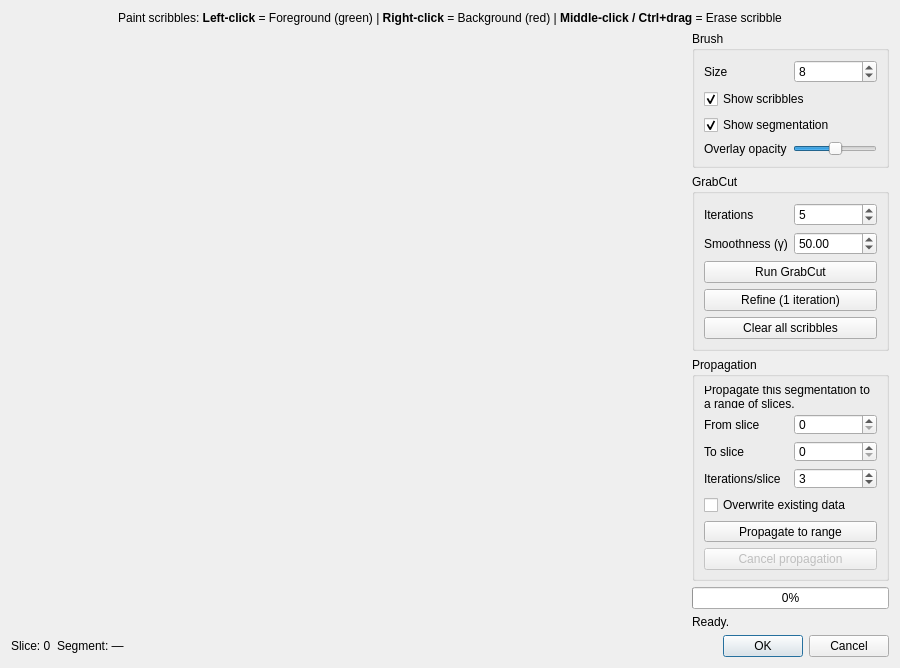
<?xml version="1.0" encoding="UTF-8"?>
<ui version="4.0">
 <class>GrabCutDialog</class>
 <widget class="QDialog" name="GrabCutDialog">
  <property name="geometry">
   <rect>
    <x>0</x>
    <y>0</y>
    <width>900</width>
    <height>640</height>
   </rect>
  </property>
  <property name="windowTitle">
   <string>GrabCut Auto-Segmentation</string>
  </property>
  <property name="modal">
   <bool>true</bool>
  </property>
  <layout class="QVBoxLayout" name="mainLayout">
   <!-- ── Instruction bar ── -->
   <item>
    <widget class="QLabel" name="InstructionLabel">
     <property name="text">
      <string>Paint scribbles: &lt;b&gt;Left-click&lt;/b&gt; = Foreground (green)  |  &lt;b&gt;Right-click&lt;/b&gt; = Background (red)  |  &lt;b&gt;Middle-click / Ctrl+drag&lt;/b&gt; = Erase scribble</string>
     </property>
     <property name="alignment">
      <set>Qt::AlignCenter</set>
     </property>
    </widget>
   </item>
   <!-- ── Main area: canvas + right-hand controls ── -->
   <item>
    <layout class="QHBoxLayout" name="midLayout">
     <!-- Canvas (custom widget, fills available space) -->
     <item>
      <widget class="GrabCutCanvas" name="Canvas" native="true">
       <property name="sizePolicy">
        <sizepolicy hsizetype="Expanding" vsizetype="Expanding">
         <horstretch>1</horstretch>
         <verstretch>0</verstretch>
        </sizepolicy>
       </property>
       <property name="minimumSize">
        <size>
         <width>400</width>
         <height>400</height>
        </size>
       </property>
      </widget>
     </item>
     <!-- Right-hand control panel -->
     <item>
      <layout class="QVBoxLayout" name="controlLayout">
       <!-- Brush size -->
       <item>
        <widget class="QGroupBox" name="BrushGroup">
         <property name="title">
          <string>Brush</string>
         </property>
         <layout class="QVBoxLayout">
          <item>
           <layout class="QHBoxLayout">
            <item>
             <widget class="QLabel" name="BrushSizeLabel">
              <property name="text"><string>Size</string></property>
             </widget>
            </item>
            <item>
             <widget class="QSpinBox" name="BrushSizeSpinBox">
              <property name="minimum"><number>1</number></property>
              <property name="maximum"><number>50</number></property>
              <property name="value"><number>8</number></property>
             </widget>
            </item>
           </layout>
          </item>
          <item>
           <widget class="QCheckBox" name="ShowScribblesCheckBox">
            <property name="text"><string>Show scribbles</string></property>
            <property name="checked"><bool>true</bool></property>
           </widget>
          </item>
          <item>
           <widget class="QCheckBox" name="ShowAlphaCheckBox">
            <property name="text"><string>Show segmentation</string></property>
            <property name="checked"><bool>true</bool></property>
           </widget>
          </item>
          <item>
           <layout class="QHBoxLayout">
            <item>
             <widget class="QLabel" name="AlphaOpacityLabel">
              <property name="text"><string>Overlay opacity</string></property>
             </widget>
            </item>
            <item>
             <widget class="QSlider" name="AlphaOpacitySlider">
              <property name="minimum"><number>0</number></property>
              <property name="maximum"><number>100</number></property>
              <property name="value"><number>50</number></property>
              <property name="orientation"><enum>Qt::Horizontal</enum></property>
             </widget>
            </item>
           </layout>
          </item>
         </layout>
        </widget>
       </item>
       <!-- GrabCut parameters -->
       <item>
        <widget class="QGroupBox" name="GrabCutGroup">
         <property name="title">
          <string>GrabCut</string>
         </property>
         <layout class="QVBoxLayout">
          <item>
           <layout class="QHBoxLayout">
            <item>
             <widget class="QLabel" name="IterationsLabel">
              <property name="text"><string>Iterations</string></property>
             </widget>
            </item>
            <item>
             <widget class="QSpinBox" name="IterationsSpinBox">
              <property name="minimum"><number>1</number></property>
              <property name="maximum"><number>20</number></property>
              <property name="value"><number>5</number></property>
             </widget>
            </item>
           </layout>
          </item>
          <item>
           <layout class="QHBoxLayout">
            <item>
             <widget class="QLabel" name="GammaLabel">
              <property name="text"><string>Smoothness (γ)</string></property>
             </widget>
            </item>
            <item>
             <widget class="QDoubleSpinBox" name="GammaSpinBox">
              <property name="minimum"><double>1.0</double></property>
              <property name="maximum"><double>500.0</double></property>
              <property name="singleStep"><double>5.0</double></property>
              <property name="value"><double>50.0</double></property>
             </widget>
            </item>
           </layout>
          </item>
          <item>
           <widget class="QPushButton" name="RunButton">
            <property name="text"><string>Run GrabCut</string></property>
           </widget>
          </item>
          <item>
           <widget class="QPushButton" name="RefineButton">
            <property name="text"><string>Refine (1 iteration)</string></property>
           </widget>
          </item>
          <item>
           <widget class="QPushButton" name="ClearScribblesButton">
            <property name="text"><string>Clear all scribbles</string></property>
           </widget>
          </item>
         </layout>
        </widget>
       </item>
       <!-- Propagation -->
       <item>
        <widget class="QGroupBox" name="PropagationGroup">
         <property name="title">
          <string>Propagation</string>
         </property>
         <layout class="QVBoxLayout">
          <item>
           <widget class="QLabel" name="PropInfoLabel">
            <property name="text"><string>Propagate this segmentation to a range of slices.</string></property>
            <property name="wordWrap"><bool>true</bool></property>
           </widget>
          </item>
          <item>
           <layout class="QHBoxLayout">
            <item>
             <widget class="QLabel" name="PropFromLabel">
              <property name="text"><string>From slice</string></property>
             </widget>
            </item>
            <item>
             <widget class="QSpinBox" name="PropFromSpinBox">
              <property name="minimum"><number>0</number></property>
              <property name="maximum"><number>99999</number></property>
             </widget>
            </item>
           </layout>
          </item>
          <item>
           <layout class="QHBoxLayout">
            <item>
             <widget class="QLabel" name="PropToLabel">
              <property name="text"><string>To slice</string></property>
             </widget>
            </item>
            <item>
             <widget class="QSpinBox" name="PropToSpinBox">
              <property name="minimum"><number>0</number></property>
              <property name="maximum"><number>99999</number></property>
             </widget>
            </item>
           </layout>
          </item>
          <item>
           <layout class="QHBoxLayout">
            <item>
             <widget class="QLabel" name="PropIterationsLabel">
              <property name="text"><string>Iterations/slice</string></property>
             </widget>
            </item>
            <item>
             <widget class="QSpinBox" name="PropIterationsSpinBox">
              <property name="minimum"><number>1</number></property>
              <property name="maximum"><number>10</number></property>
              <property name="value"><number>3</number></property>
             </widget>
            </item>
           </layout>
          </item>
          <item>
           <widget class="QCheckBox" name="PropOverwriteCheckBox">
            <property name="text"><string>Overwrite existing data</string></property>
            <property name="checked"><bool>false</bool></property>
           </widget>
          </item>
          <item>
           <widget class="QPushButton" name="PropagateButton">
            <property name="text"><string>Propagate to range</string></property>
           </widget>
          </item>
          <item>
           <widget class="QPushButton" name="CancelPropButton">
            <property name="text"><string>Cancel propagation</string></property>
            <property name="enabled"><bool>false</bool></property>
           </widget>
          </item>
         </layout>
        </widget>
       </item>
       <!-- Progress -->
       <item>
        <widget class="QProgressBar" name="ProgressBar">
         <property name="value"><number>0</number></property>
         <property name="textVisible"><bool>true</bool></property>
        </widget>
       </item>
       <item>
        <widget class="QLabel" name="StatusLabel">
         <property name="text"><string>Ready.</string></property>
         <property name="wordWrap"><bool>true</bool></property>
        </widget>
       </item>
       <item>
        <spacer>
         <property name="orientation"><enum>Qt::Vertical</enum></property>
         <property name="sizeHint" stdset="0">
          <size><width>20</width><height>40</height></size>
         </property>
        </spacer>
       </item>
      </layout>
     </item>
    </layout>
   </item>
   <!-- ── Bottom button row ── -->
   <item>
    <layout class="QHBoxLayout" name="bottomLayout">
     <item>
      <widget class="QLabel" name="SliceLabel">
       <property name="text"><string>Slice: 0</string></property>
      </widget>
     </item>
     <item>
      <widget class="QLabel" name="SegmentLabel">
       <property name="text"><string>Segment: —</string></property>
      </widget>
     </item>
     <item>
      <spacer>
       <property name="orientation"><enum>Qt::Horizontal</enum></property>
       <property name="sizeHint" stdset="0">
        <size><width>40</width><height>20</height></size>
       </property>
      </spacer>
     </item>
     <item>
      <widget class="QDialogButtonBox" name="buttonBox">
       <property name="standardButtons">
        <set>QDialogButtonBox::Ok|QDialogButtonBox::Cancel</set>
       </property>
      </widget>
     </item>
    </layout>
   </item>
  </layout>
 </widget>
 <customwidgets>
  <customwidget>
   <class>GrabCutCanvas</class>
   <extends>QWidget</extends>
   <header>grabcutdialogimpl.h</header>
   <container>0</container>
  </customwidget>
 </customwidgets>
 <resources/>
 <connections/>
</ui>
